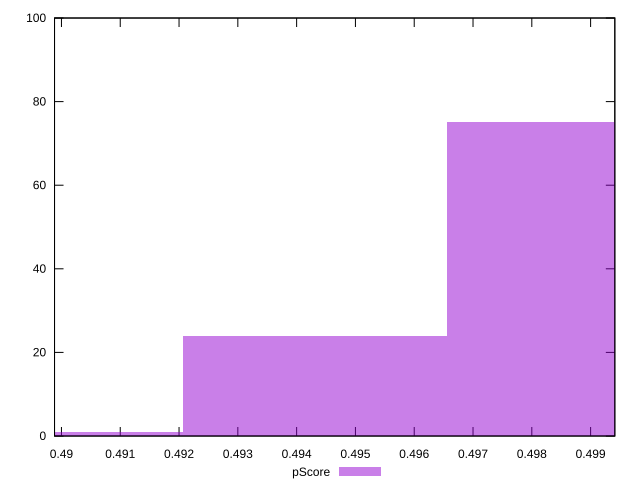

Recreate this plot in gnuplot.
reset

$pScore <<EOF
0.48981486720337686 1
0.4988022959594021 75
0.4943085815813895 24
EOF

set key outside below
set boxwidth 0.004493714378012632
set xrange [0.4898823529411765:0.49941176470588233]
set yrange [0:100]
set trange [0:100]
set style fill transparent solid 0.5 noborder
set terminal svg size 640, 490 enhanced background rgb 'white'
set output "report_00018_2021-02-10T15-25-16.877Z/uses-rel-preload/samples/pages+cached+noadtech+nomedia/pScore/histogram.svg"

plot $pScore title "pScore" with boxes

reset
